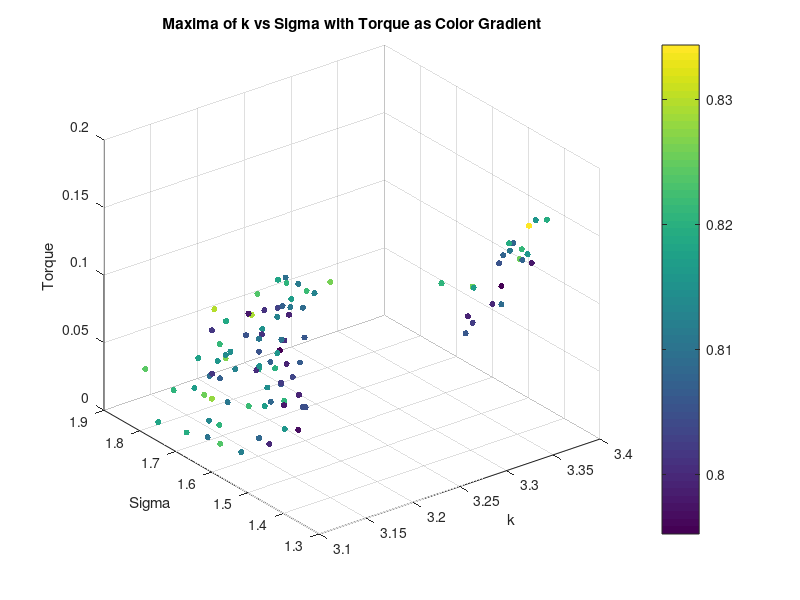
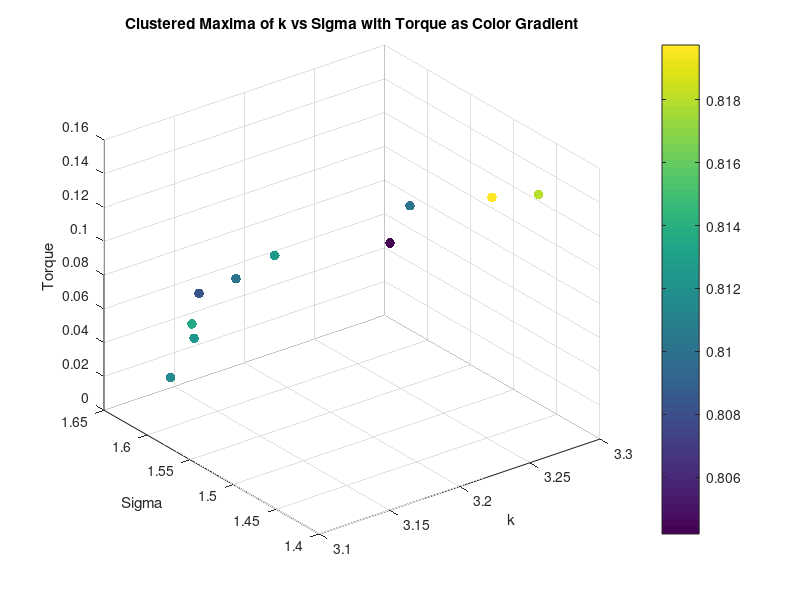
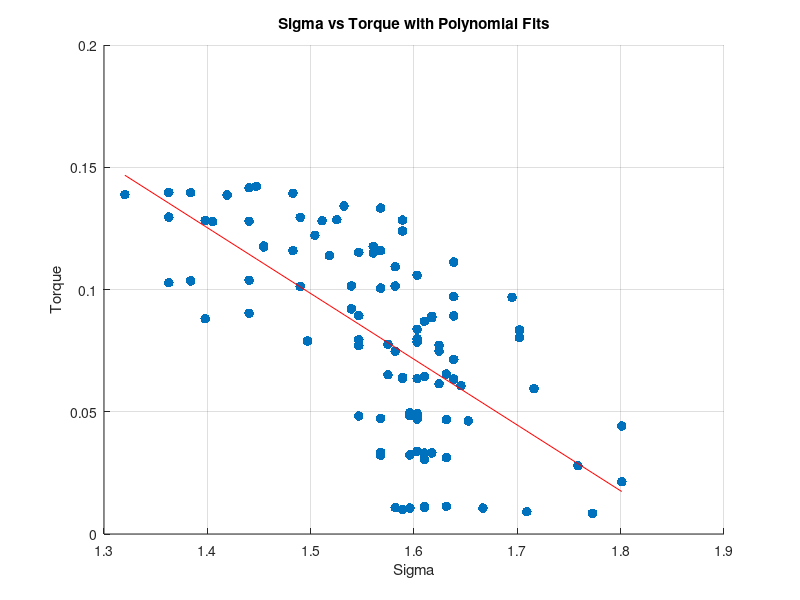
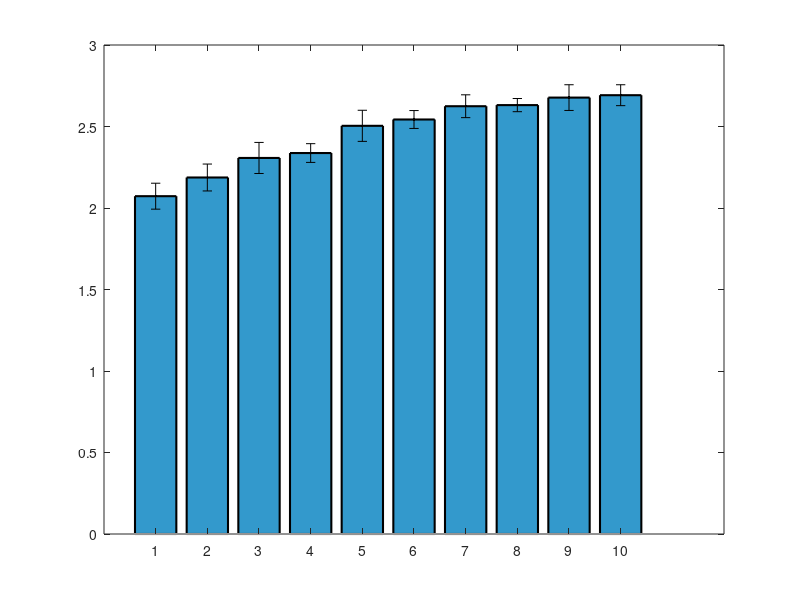

Recreate these plots in MATLAB, in order. (Note: this script raises an error after producing the figures.)
clear all;
close all;


%% Torque Analysis
load('maxima_data.mat');
scatter3(maxima_k, maxima_sigma, torque_values, 20, maxima_corr, 'filled');
xlabel('k');
ylabel('Sigma');
zlabel('Torque');
title('Maxima of k vs Sigma with Torque as Color Gradient');
colorbar;
grid on;
% K means clustering of torque into 10 clusters, taking mean of each cluster k, sigma and corr too
[cluster_idx, cluster_centers] = kmeans(torque_values', 10);
% Take the mean of each cluster
torque_means = zeros(10, 1);
sigma_means = zeros(10, 1);
sigma_stds = zeros(10, 1);
k_means = zeros(10, 1);
corr_means = zeros(10, 1);
for i = 1:10
    torque_means(i) = mean(torque_values(cluster_idx == i));
    sigma_means(i) = mean(maxima_sigma(cluster_idx == i));
    k_means(i) = mean(maxima_k(cluster_idx == i));
    corr_means(i) = mean(maxima_corr(cluster_idx == i));
    sigma_stds(i) = std(maxima_sigma(cluster_idx == i));
end
% Plot the clusters
figure;
scatter3(k_means, sigma_means, torque_means, 50, corr_means, 'filled');
xlabel('k');
ylabel('Sigma');
zlabel('Torque');
title('Clustered Maxima of k vs Sigma with Torque as Color Gradient');
colorbar;
grid on;
% Ensure data is sorted for polyfit
[sigma_sorted, sort_idx] = sort(maxima_sigma);
torque_sorted = torque_values(sort_idx);
% Display correlation between torque and sigma
disp('Correlation between Torque and Sigma:');
disp(corr(torque_sorted', sigma_sorted'));
% Display correlation between torque and sigma^2
disp('Correlation between Torque and Sigma^2:');
disp(corr(torque_sorted', sigma_sorted'.^2));
% Polyfit for sigma vs torque (order 1 and 2)
p1_sigma = polyfit(sigma_sorted, torque_sorted, 1);
% Calculate fitted values and normalized MSE for sigma vs torque
fitted_torque_p1_sigma = polyval(p1_sigma, sigma_sorted);
mse_p1_sigma = mean((torque_sorted - fitted_torque_p1_sigma).^2);
nmse_p1_sigma = mse_p1_sigma / var(torque_sorted);
% Display results for sigma vs torque
disp('Sigma vs Torque:');
disp(['Order 1 nMSE: ', num2str(nmse_p1_sigma)]);
%display correlation between torque and sigma
% Plot for sigma vs torque with polynomial fits (first instance)
figure;
scatter(sigma_sorted, torque_sorted, 50, 'filled','DisplayName', 'Data');
hold on;
plot(sigma_sorted, fitted_torque_p1_sigma, '-r', 'DisplayName', ...
    ['Order 1 Fit: y = ', num2str(p1_sigma(1)), 'x + ', num2str(p1_sigma(2)), ...
    ', nMSE = ', num2str(nmse_p1_sigma)]);
xlabel('Sigma');
ylabel('Torque');
title('Sigma vs Torque with Polynomial Fits');
grid on;

%Plot means of sigma as bar plot with variance as error bars
figure;
[sorted_sigma_means,idx] = sort(sigma_means);
sorted_sigma_stds = sigma_stds(idx);
bar(sorted_sigma_means.^2, 'FaceColor', [0.2 0.6 0.8], 'EdgeColor', 'k', 'LineWidth', 1.5);
% Set the x-ticks to the cluster indices
hold on;
errorbar(sorted_sigma_means.^2,sorted_sigma_stds, 'k.', 'LineWidth', 1.5);
ylim([1.9 2.8]);

xlabel('Torque Number');
ylabel('Mean Sigma^2');

% % Ensure data is sorted for polyfit
% [sigma_sorted, sort_idx] = sort(sigma_means);
% torque_sorted = torque_means(sort_idx);
% %Display correlation between torque and sigma
% disp('Correlation between Torque and Sigma:');
% disp(corr(torque_sorted, sigma_sorted));
% %Display correlation between torque and sigma^2
% disp('Correlation between Torque and Sigma^2:');
% disp(corr(torque_sorted, sigma_sorted.^2));
% % Polyfit for sigma vs torque (order 1 and 2)
% p1_sigma = polyfit(sigma_sorted, torque_sorted, 1);
% p2_sigma = polyfit(sigma_sorted, torque_sorted, 2);
% % Calculate zitted values and normalized MSE for sigma vs torque
% fitted_torque_p1_sigma = polyval(p1_sigma, sigma_sorted);
% fitted_torque_p2_sigma = polyval(p2_sigma, sigma_sorted);
% mse_p1_sigma = mean((torque_sorted - fitted_torque_p1_sigma).^2);
% mse_p2_sigma = mean((torque_sorted - fitted_torque_p2_sigma).^2);
% nmse_p1_sigma = mse_p1_sigma / var(torque_sorted);
% nmse_p2_sigma = mse_p2_sigma / var(torque_sorted);
% % Display results for sigma vs torque
% disp('Sigma vs Torque:');
% disp(['Order 1 nMSE: ', num2str(nmse_p1_sigma)]);
% disp(['Order 2 nMSE: ', num2str(nmse_p2_sigma)]);
% % Plot for sigma vs torque with polynomial fits (second instance)
% figure;
% scatter(sigma_sorted, torque_sorted, 50, 'filled', 'DisplayName', 'Data');
% hold on;
% % plot(sigma_sorted, fitted_torque_p1_sigma, '-r', 'DisplayName', ...
% %     ['Order 1 Fit: y = ', num2str(p1_sigma(1)), 'x + ', num2str(p1_sigma(2)), ...
% %     ', nMSE = ', num2str(nmse_p1_sigma)]);
% % plot(sigma_sorted, fitted_torque_p2_sigma, '--g', 'DisplayName', ...
% %     ['Order 2 Fit: y = ', num2str(p2_sigma(1)), 'x^2 + ', num2str(p2_sigma(2)), ...
% %     'x + ', num2str(p2_sigma(3)), ', nMSE = ', num2str(nmse_p2_sigma)]);
% xlabel('Sigma');
% ylabel('Torque');
% title('Sigma vs Torque with Polynomial Fits');
% grid on;



% %% Diameter Analysis
% % Saved as diameter_value, k_values(max_k_idx), sigma_values(max_sigma_idx), max_val
% load('maxima_data_Diam.mat');

% figure;
% scatter3(maxima_matrix(:, 2), maxima_matrix(:, 3), maxima_matrix(:, 1), 50, maxima_matrix(:, 1), 'filled'); 
% xlabel('k');
% ylabel('Sigma');
% zlabel('Diameter');
% title('Maxima of k vs Sigma with Diameter as Color Gradient');
% colorbar;
% grid on;

% % K vs d
% % Ensure data is sorted for polyfit
% [k_sorted, sort_idx] = sort(maxima_matrix(:, 2));
% d_sorted = maxima_matrix(sort_idx, 1);
% % Display correlation between d and k
% disp('Correlation between Diameter and k:');
% disp(corr(d_sorted, k_sorted));

% %plot for k vs diam with polynomial fits
% figure;
% scatter(k_sorted, d_sorted, 50, 'filled', 'DisplayName', 'Data');
% grid on;
% hold on;
% p1_k = polyfit(k_sorted, d_sorted, 1);
% fitted_d_p1_k = polyval(p1_k, k_sorted);
% mse_p1_k = mean((d_sorted - fitted_d_p1_k).^2);
% nmse_p1_k = mse_p1_k / var(d_sorted);
% disp('Diameter vs k:');
% disp(['Order 1 nMSE: ', num2str(nmse_p1_k)]);
% % plot(k_sorted, fitted_d_p1_k, '-r', 'DisplayName', ...
% %     ['Order 1 Fit: y = ', num2str(p1_k(1)), 'x + ', num2str(p1_k(2)), ...
% %     ', nMSE = ', num2str(nmse_p1_k)]);
% xlabel('k');
% ylabel('Diameter');
% title('k vs Diameter with Polynomial Fits');


% % Compute mean and std of sigma for each unique diameter
% unique_diameters = unique(maxima_matrix(:, 1));
% sigma_means_diameter = zeros(size(unique_diameters));
% sigma_stds_diameter = zeros(size(unique_diameters));

% for i = 1:length(unique_diameters)
%     sigma_values_for_diameter = maxima_matrix(maxima_matrix(:, 1) == unique_diameters(i), 3);
%     sigma_means_diameter(i) = mean(sigma_values_for_diameter);
%     sigma_stds_diameter(i) = std(sigma_values_for_diameter);
% end

% % Bar plot of mean sigma with error bars for each diameter
% figure;
% bar(unique_diameters, sigma_means_diameter, 'FaceColor', [0.2 0.6 0.8], 'EdgeColor', 'k', 'LineWidth', 1.5);
% hold on;
% errorbar(unique_diameters, sigma_means_diameter, sigma_stds_diameter, 'k.', 'LineWidth', 1.5);
% xlabel('Diameter');
% ylabel('Mean Sigma');
% title('Mean Sigma for Each Diameter with Error Bars');
% grid on;







